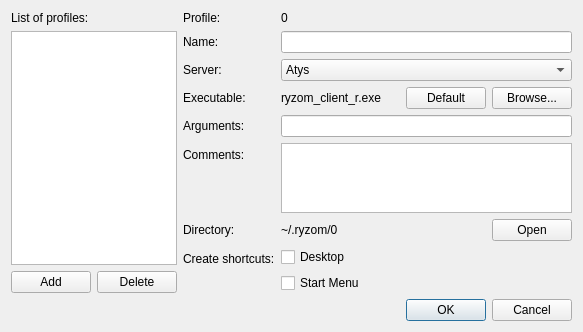
<?xml version="1.0" encoding="UTF-8"?>
<ui version="4.0">
 <class>ProfilesDialog</class>
 <widget class="QDialog" name="ProfilesDialog">
  <property name="geometry">
   <rect>
    <x>0</x>
    <y>0</y>
    <width>583</width>
    <height>329</height>
   </rect>
  </property>
  <property name="windowTitle">
   <string>Dialog</string>
  </property>
  <layout class="QVBoxLayout" name="verticalLayout">
   <item>
    <layout class="QHBoxLayout" name="mainLayout">
     <item>
      <layout class="QVBoxLayout" name="profilesLayout" stretch="0,1,0">
       <item>
        <widget class="QLabel" name="profilesLabel">
         <property name="text">
          <string>List of profiles:</string>
         </property>
        </widget>
       </item>
       <item>
        <widget class="QListView" name="profilesListView">
         <property name="sizePolicy">
          <sizepolicy hsizetype="Ignored" vsizetype="Expanding">
           <horstretch>0</horstretch>
           <verstretch>0</verstretch>
          </sizepolicy>
         </property>
         <property name="minimumSize">
          <size>
           <width>0</width>
           <height>0</height>
          </size>
         </property>
         <property name="editTriggers">
          <set>QAbstractItemView::NoEditTriggers</set>
         </property>
        </widget>
       </item>
       <item>
        <layout class="QHBoxLayout" name="profilesActionsLayout" stretch="0,0">
         <item>
          <widget class="QPushButton" name="addButton">
           <property name="text">
            <string>Add</string>
           </property>
          </widget>
         </item>
         <item>
          <widget class="QPushButton" name="deleteButton">
           <property name="text">
            <string>Delete</string>
           </property>
          </widget>
         </item>
        </layout>
       </item>
      </layout>
     </item>
     <item>
      <layout class="QFormLayout" name="formLayout">
       <property name="fieldGrowthPolicy">
        <enum>QFormLayout::AllNonFixedFieldsGrow</enum>
       </property>
       <item row="0" column="0">
        <widget class="QLabel" name="profileLabel">
         <property name="text">
          <string>Profile:</string>
         </property>
        </widget>
       </item>
       <item row="0" column="1">
        <widget class="QLabel" name="profileIdLabel">
         <property name="text">
          <string notr="true">0</string>
         </property>
        </widget>
       </item>
       <item row="1" column="0">
        <widget class="QLabel" name="nameLabel">
         <property name="text">
          <string>Name:</string>
         </property>
        </widget>
       </item>
       <item row="1" column="1">
        <widget class="QLineEdit" name="nameEdit"/>
       </item>
       <item row="2" column="0">
        <widget class="QLabel" name="serverLabel">
         <property name="text">
          <string>Server:</string>
         </property>
        </widget>
       </item>
       <item row="2" column="1">
        <widget class="QComboBox" name="serverComboBox">
         <property name="currentText">
          <string notr="true">Atys</string>
         </property>
         <item>
          <property name="text">
           <string>Atys</string>
          </property>
         </item>
         <item>
          <property name="text">
           <string>Yubo</string>
          </property>
         </item>
        </widget>
       </item>
       <item row="3" column="0">
        <widget class="QLabel" name="executableLabel">
         <property name="text">
          <string>Executable:</string>
         </property>
        </widget>
       </item>
       <item row="3" column="1">
        <layout class="QHBoxLayout" name="executableLayout" stretch="1,0,0">
         <item>
          <widget class="QLabel" name="executablePathLabel">
           <property name="text">
            <string notr="true">ryzom_client_r.exe</string>
           </property>
          </widget>
         </item>
         <item>
          <widget class="QPushButton" name="executableDefaultButton">
           <property name="text">
            <string>Default</string>
           </property>
          </widget>
         </item>
         <item>
          <widget class="QPushButton" name="executableBrowseButton">
           <property name="text">
            <string>Browse...</string>
           </property>
          </widget>
         </item>
        </layout>
       </item>
       <item row="4" column="0">
        <widget class="QLabel" name="argumentsLabel">
         <property name="text">
          <string>Arguments:</string>
         </property>
        </widget>
       </item>
       <item row="4" column="1">
        <widget class="QLineEdit" name="argumentsEdit"/>
       </item>
       <item row="5" column="0">
        <widget class="QLabel" name="commentsLabel">
         <property name="text">
          <string>Comments:</string>
         </property>
        </widget>
       </item>
       <item row="5" column="1">
        <widget class="QPlainTextEdit" name="commentsEdit">
         <property name="sizePolicy">
          <sizepolicy hsizetype="Expanding" vsizetype="Expanding">
           <horstretch>0</horstretch>
           <verstretch>1</verstretch>
          </sizepolicy>
         </property>
        </widget>
       </item>
       <item row="6" column="0">
        <widget class="QLabel" name="directoryLabel">
         <property name="text">
          <string>Directory:</string>
         </property>
        </widget>
       </item>
       <item row="6" column="1">
        <layout class="QHBoxLayout" name="horizontalLayout" stretch="1,0">
         <item>
          <widget class="QLabel" name="directoryPathLabel">
           <property name="text">
            <string notr="true">~/.ryzom/0</string>
           </property>
          </widget>
         </item>
         <item>
          <widget class="QPushButton" name="directoryButton">
           <property name="text">
            <string>Open</string>
           </property>
          </widget>
         </item>
        </layout>
       </item>
       <item row="7" column="0">
        <widget class="QLabel" name="shortcutsLabel">
         <property name="text">
          <string>Create shortcuts:</string>
         </property>
        </widget>
       </item>
       <item row="7" column="1">
        <layout class="QVBoxLayout" name="shortcutsLayout">
         <item>
          <widget class="QCheckBox" name="desktopShortcutCheckBox">
           <property name="text">
            <string>Desktop</string>
           </property>
          </widget>
         </item>
         <item>
          <widget class="QCheckBox" name="menuShortcutCheckBox">
           <property name="text">
            <string>Start Menu</string>
           </property>
          </widget>
         </item>
        </layout>
       </item>
      </layout>
     </item>
    </layout>
   </item>
   <item>
    <widget class="QDialogButtonBox" name="buttonBox">
     <property name="orientation">
      <enum>Qt::Horizontal</enum>
     </property>
     <property name="standardButtons">
      <set>QDialogButtonBox::Cancel|QDialogButtonBox::Ok</set>
     </property>
    </widget>
   </item>
  </layout>
 </widget>
 <tabstops>
  <tabstop>profilesListView</tabstop>
  <tabstop>addButton</tabstop>
  <tabstop>deleteButton</tabstop>
  <tabstop>nameEdit</tabstop>
  <tabstop>serverComboBox</tabstop>
  <tabstop>executableBrowseButton</tabstop>
  <tabstop>argumentsEdit</tabstop>
  <tabstop>commentsEdit</tabstop>
  <tabstop>directoryButton</tabstop>
  <tabstop>desktopShortcutCheckBox</tabstop>
  <tabstop>menuShortcutCheckBox</tabstop>
 </tabstops>
 <resources/>
 <connections>
  <connection>
   <sender>buttonBox</sender>
   <signal>accepted()</signal>
   <receiver>ProfilesDialog</receiver>
   <slot>accept()</slot>
   <hints>
    <hint type="sourcelabel">
     <x>248</x>
     <y>254</y>
    </hint>
    <hint type="destinationlabel">
     <x>157</x>
     <y>274</y>
    </hint>
   </hints>
  </connection>
  <connection>
   <sender>buttonBox</sender>
   <signal>rejected()</signal>
   <receiver>ProfilesDialog</receiver>
   <slot>reject()</slot>
   <hints>
    <hint type="sourcelabel">
     <x>316</x>
     <y>260</y>
    </hint>
    <hint type="destinationlabel">
     <x>286</x>
     <y>274</y>
    </hint>
   </hints>
  </connection>
 </connections>
</ui>
